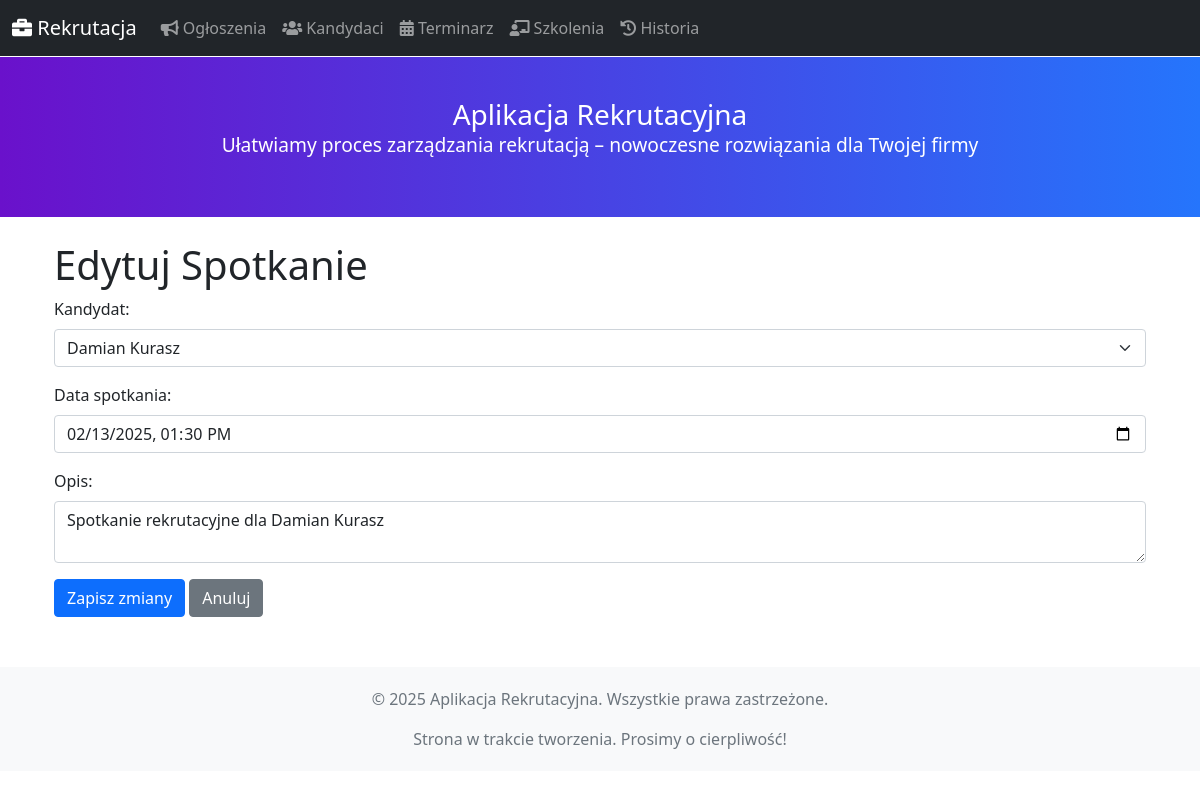
Page /terminarz/edytuj/3 on the earlier database version.
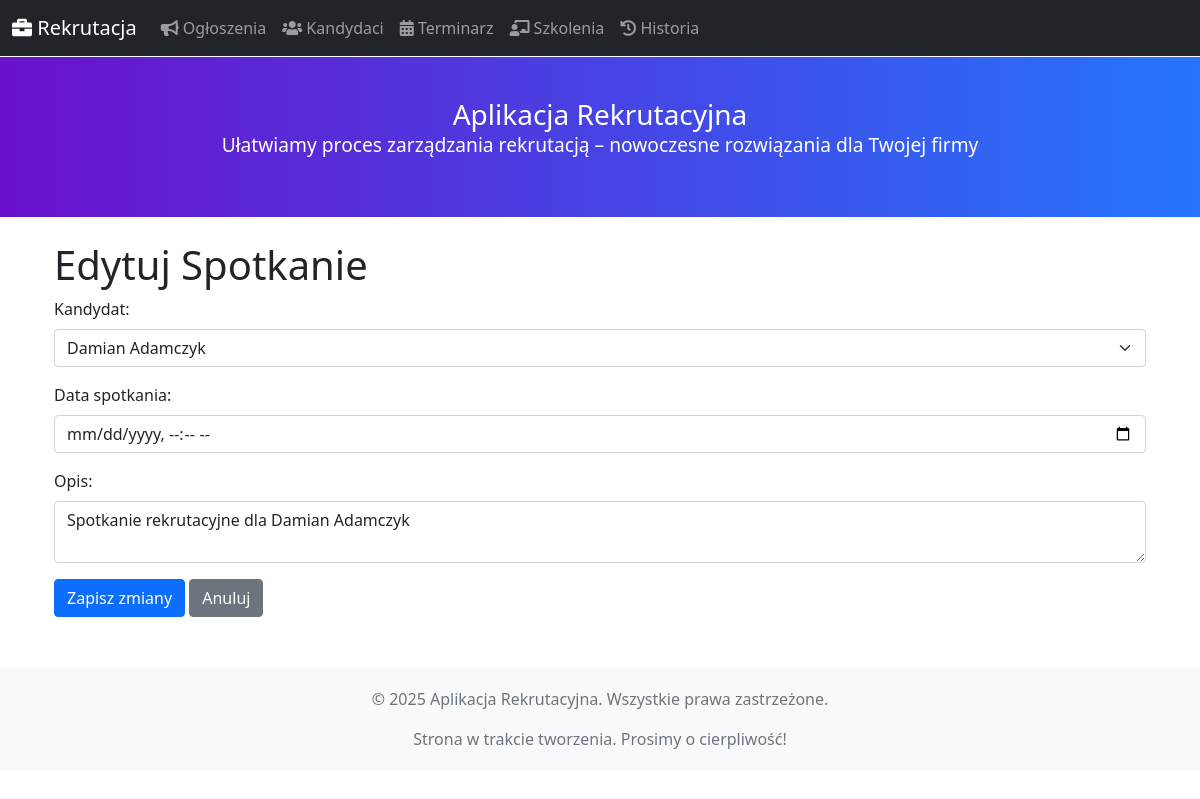
Same page on the later database version.
### blueprints/models.py (models this page shows)
class Spotkanie(db.Model):
    id = db.Column(db.Integer, primary_key=True)
    kandydat_id = db.Column(db.Integer, db.ForeignKey('kandydaci.id'), nullable=False)
    telefon = db.Column(db.String(20), nullable=False)  # 🔴 Nowe pole - numer telefonu
    data = db.Column(db.DateTime, nullable=True)
    opis = db.Column(db.Text)
    kandydat = db.relationship('Kandydat', backref='spotkania')

class Kandydat(db.Model):
    __tablename__ = 'kandydaci'
    id = db.Column(db.Integer, primary_key=True)
    imie = db.Column(db.String(100), nullable=False)
    nazwisko = db.Column(db.String(100), nullable=False)
    email = db.Column(db.String(120), unique=True, nullable=False)
    telefon = db.Column(db.String(20), nullable=False)
    status = db.Column(db.String(50), nullable=False)
    data_kontaktu = db.Column(db.Date, nullable=True)
    historia = db.relationship('Historia', back_populates='kandydat', cascade="all, delete-orphan")
    uczestnictwa = db.relationship("Uczestnictwo", back_populates="kandydat")

### blueprints/terminarz.py (the view, shortened to what this page needs)
@terminarz_bp.route("/edytuj/<int:id>", methods=["GET", "POST"])
def edytuj_spotkanie(id: int) -> str:
    spotkanie = Spotkanie.query.get_or_404(id)
    kandydaci = Kandydat.query.all()
    return render_template("terminarz/terminarz_edytuj.html", spotkanie=spotkanie, kandydaci=kandydaci)

### app.py (called while the page is built)
@app.context_processor
def inject_now():
    return {'now': datetime.utcnow}

### templates/terminarz/terminarz_edytuj.html (shortened to what this page needs)
{% extends "base.html" %}
{% block content %}
<div class="container mt-4">
    <h1>Edytuj Spotkanie</h1>
    <form method="POST">
        <div class="mb-3">
            <label for="kandydat_id" class="form-label">Kandydat:</label>
            <select name="kandydat_id" id="kandydat_id" class="form-select" required>
                {% for kandydat in kandydaci %}
                    <option value="{{ kandydat.id }}" {% if kandydat.id == spotkanie.kandydat_id %}selected{% endif %}>
                        {{ kandydat.imie }} {{ kandydat.nazwisko }}
                    </option>
                {% endfor %}
            </select>
        </div>
        <div class="mb-3">
            <label for="data" class="form-label">Data spotkania:</label>
            <input type="datetime-local" name="data" id="data" class="form-control"
                   value="{% if spotkanie.data %}{{ spotkanie.data.strftime('%Y-%m-%dT%H:%M') }}{% endif %}">
        </div>
        <div class="mb-3">
            <label for="opis" class="form-label">Opis:</label>
            <textarea name="opis" id="opis" class="form-control">{{ spotkanie.opis }}</textarea>
        </div>
        <button type="submit" class="btn btn-primary">Zapisz zmiany</button>
        <a href="{{ url_for('terminarz_bp.lista_spotkan') }}" class="btn btn-secondary">Anuluj</a>
    </form>
</div>
{% endblock %}

Differences in the rows shown:
changed Spotkanie: kandydat_id "Damian Kurasz" → "Damian Adamczyk"; data "02/13/2025 13:30" → (not shown); opis "Spotkanie rekrutacyjne dla Damian Kurasz" → "Spotkanie rekrutacyjne dla Damian Adamczyk"
